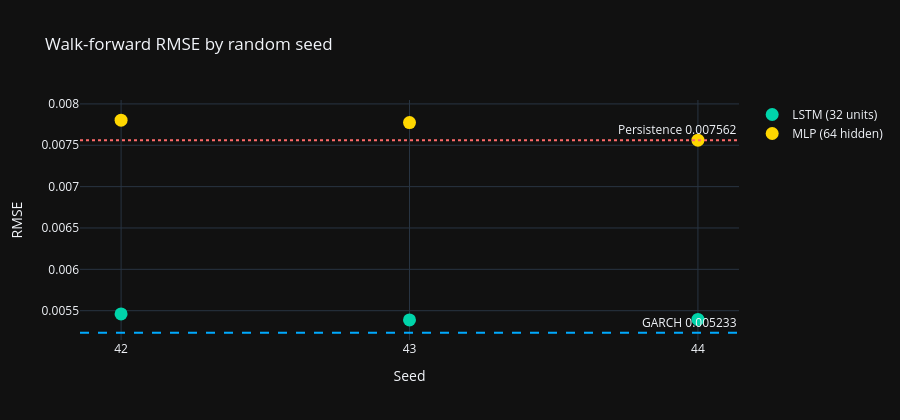

The cell this chart's notebook holds for it:
### Code cell
fig = go.Figure()
fig.add_trace(go.Scatter(
    x=[str(s) for s in SEED_LIST], y=lstm_rmses,
    mode='markers', name=f'LSTM ({LSTM_UNITS} units)',
    marker=dict(color='#00d4aa', size=13),
))
fig.add_trace(go.Scatter(
    x=[str(s) for s in SEED_LIST], y=mlp_rmses,
    mode='markers', name=f'MLP ({MLP_HIDDEN} hidden)',
    marker=dict(color='#ffd700', size=13),
))
fig.add_hline(y=GARCH_RMSE, line_dash='dash', line_color='#00aaff',
              annotation_text=f'GARCH {GARCH_RMSE:.6f}')
fig.add_hline(y=pers_rmse_check, line_dash='dot', line_color='#ff6b6b',
              annotation_text=f'Persistence {pers_rmse_check:.6f}')
fig.update_layout(
    template='plotly_dark',
    title='Walk-forward RMSE by random seed',
    xaxis_title='Seed', yaxis_title='RMSE',
    height=420,
)
fig.show()

if seeds_beating_garch == 0:
    stability_verdict = (
        f"No seed produced an LSTM that beat {GARCH_LABEL}. The conclusion "
        "does not depend on which run is reported."
    )
elif seeds_beating_garch == len(SEED_LIST):
    stability_verdict = (
        f"Every seed produced an LSTM that beat {GARCH_LABEL}. The conclusion "
        "does not depend on which run is reported."
    )
else:
    stability_verdict = (
        f"**{seeds_beating_garch} of {len(SEED_LIST)} seeds** produced an LSTM "
        f"that beat {GARCH_LABEL} and "
        f"{len(SEED_LIST) - seeds_beating_garch} did not. The answer to this "
        "notebook's central question depends on which run happens to be "
        "reported, which means no single run should be reported as the answer."
    )

if mlp_spread_pct < lstm_spread_pct / 5:
    arch_note = (
        f"The MLP's spread is {mlp_spread_pct:.1f}% against the LSTM's "
        f"{lstm_spread_pct:.1f}%, on identical data, splits and hardware. "
        f"The instability is therefore a property of the recurrent "
        f"architecture rather than of neural networks on this problem. "
        f"Recurrence applies the same weight matrix once per timestep, so a "
        f"difference in the low-order bits is amplified {LOOKBACK} times "
        f"before the loss is computed. The feed-forward path has no such "
        f"chain."
    )
else:
    arch_note = (
        f"Both architectures show comparable spread ({lstm_spread_pct:.1f}% "
        f"LSTM, {mlp_spread_pct:.1f}% MLP), so the instability is not "
        f"specific to recurrence."
    )

display(Markdown(f"""
### What the spread means

LSTM walk-forward RMSE ranges from {lstm_rmse_min:.6f} to {lstm_rmse_max:.6f}
across {len(SEED_LIST)} seeds, a spread of {lstm_spread_pct:.1f}% of the
smaller value, with standard deviation {lstm_rmse_sd:.6f}. The MLP spread is
{mlp_spread_pct:.1f}%.

{stability_verdict}

Every element of these runs is identical except the seed: same data, same
splits, same architecture, same refit schedule, same hardware. The variation
is not a modelling choice, it is the floor of what this setup can resolve. Any
LSTM-versus-GARCH difference smaller than {lstm_spread_pct:.0f}% is inside
that floor.

GARCH has no equivalent spread. Maximum likelihood on a fixed sample returns
the same coefficients on every run, so its {GARCH_RMSE:.6f} is a property of
the data rather than of one execution. For a model whose output feeds a daily
risk report, that difference is not a technicality: a forecast that changes
when the pipeline is re-run is a forecast that has to be versioned, logged and
explained.

The sections that follow use the primary seed ({SEED}) so the diagnostics
remain directly comparable to Notebook 05. Read every figure in them as one
draw from the distribution above.
"""))

### Figure 1 — Plotly figure (JSON) as saved in the notebook; plotly's stock layout.template omitted (floating-point values rounded to 4 significant figures)
{"data": [{"marker": {"color": "#00d4aa", "size": 13}, "mode": "markers", "name": "LSTM (32 units)", "type": "scatter", "x": ["42", "43", "44"], "y": [0.005461, 0.005389, 0.005395]}, {"marker": {"color": "#ffd700", "size": 13}, "mode": "markers", "name": "MLP (64 hidden)", "type": "scatter", "x": ["42", "43", "44"], "y": [0.007804, 0.007774, 0.007561]}], "layout": {"annotations": [{"showarrow": false, "text": "GARCH 0.005233", "x": 1, "xanchor": "right", "xref": "x domain", "y": 0.005233, "yanchor": "bottom", "yref": "y"}, {"showarrow": false, "text": "Persistence 0.007562", "x": 1, "xanchor": "right", "xref": "x domain", "y": 0.007562, "yanchor": "bottom", "yref": "y"}], "height": 420, "shapes": [{"line": {"color": "#00aaff", "dash": "dash"}, "type": "line", "x0": 0, "x1": 1, "xref": "x domain", "y0": 0.005233, "y1": 0.005233, "yref": "y"}, {"line": {"color": "#ff6b6b", "dash": "dot"}, "type": "line", "x0": 0, "x1": 1, "xref": "x domain", "y0": 0.007562, "y1": 0.007562, "yref": "y"}], "title": {"text": "Walk-forward RMSE by random seed"}, "xaxis": {"title": {"text": "Seed"}}, "yaxis": {"title": {"text": "RMSE"}}}}
